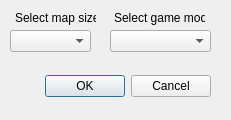
<?xml version="1.0" encoding="UTF-8"?>
<ui version="4.0">
 <class>Dialog</class>
 <widget class="QDialog" name="Dialog">
  <property name="geometry">
   <rect>
    <x>0</x>
    <y>0</y>
    <width>231</width>
    <height>120</height>
   </rect>
  </property>
  <property name="windowTitle">
   <string>New game</string>
  </property>
  <widget class="QDialogButtonBox" name="buttonBox">
   <property name="geometry">
    <rect>
     <x>40</x>
     <y>70</y>
     <width>171</width>
     <height>32</height>
    </rect>
   </property>
   <property name="orientation">
    <enum>Qt::Horizontal</enum>
   </property>
   <property name="standardButtons">
    <set>QDialogButtonBox::Cancel|QDialogButtonBox::Ok</set>
   </property>
  </widget>
  <widget class="QLabel" name="label">
   <property name="geometry">
    <rect>
     <x>15</x>
     <y>10</y>
     <width>81</width>
     <height>16</height>
    </rect>
   </property>
   <property name="text">
    <string>Select map size</string>
   </property>
  </widget>
  <widget class="QComboBox" name="mapSizeBox">
   <property name="geometry">
    <rect>
     <x>10</x>
     <y>30</y>
     <width>81</width>
     <height>22</height>
    </rect>
   </property>
  </widget>
  <widget class="QLabel" name="label_2">
   <property name="geometry">
    <rect>
     <x>114</x>
     <y>10</y>
     <width>91</width>
     <height>16</height>
    </rect>
   </property>
   <property name="text">
    <string>Select game mode</string>
   </property>
  </widget>
  <widget class="QComboBox" name="gameModeBox">
   <property name="geometry">
    <rect>
     <x>110</x>
     <y>30</y>
     <width>101</width>
     <height>22</height>
    </rect>
   </property>
  </widget>
 </widget>
 <resources/>
 <connections>
  <connection>
   <sender>buttonBox</sender>
   <signal>accepted()</signal>
   <receiver>Dialog</receiver>
   <slot>accept()</slot>
   <hints>
    <hint type="sourcelabel">
     <x>248</x>
     <y>254</y>
    </hint>
    <hint type="destinationlabel">
     <x>157</x>
     <y>274</y>
    </hint>
   </hints>
  </connection>
  <connection>
   <sender>buttonBox</sender>
   <signal>rejected()</signal>
   <receiver>Dialog</receiver>
   <slot>reject()</slot>
   <hints>
    <hint type="sourcelabel">
     <x>316</x>
     <y>260</y>
    </hint>
    <hint type="destinationlabel">
     <x>286</x>
     <y>274</y>
    </hint>
   </hints>
  </connection>
 </connections>
</ui>
